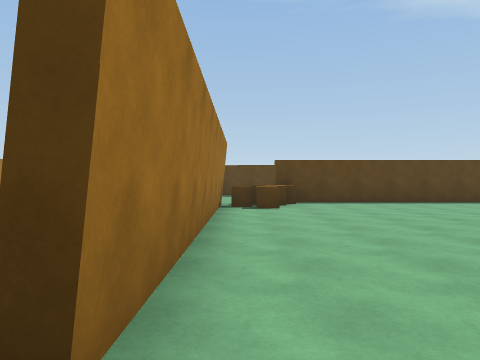
View 1 (above)

16 first-person views from a walk through a 3-D level made in the Unity game engine. The camera is 1.3 m above the floor, looks level and sees 70° across. The floor is counted in squares, 2 m on a side. Each view is taken from the middle of a square. On the plan, view 1 faces up. The plan holds only what a view shows up to about 10 squares ahead; the rest is blank. The place goes on beyond the plan. The player character is not drawn. Some animated figures are not drawn.

View 2
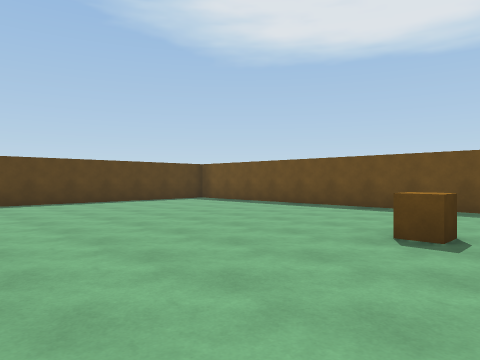

View 3
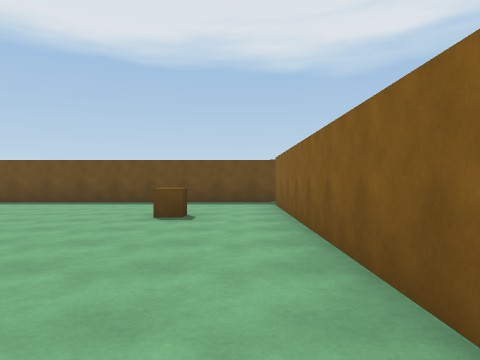

View 4
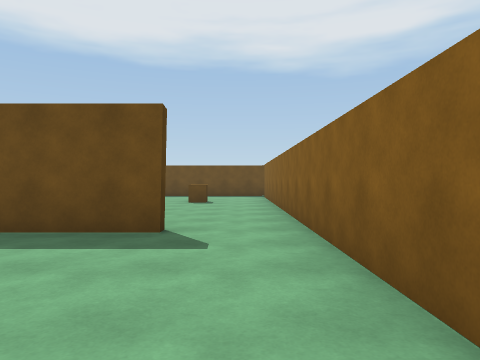

View 5
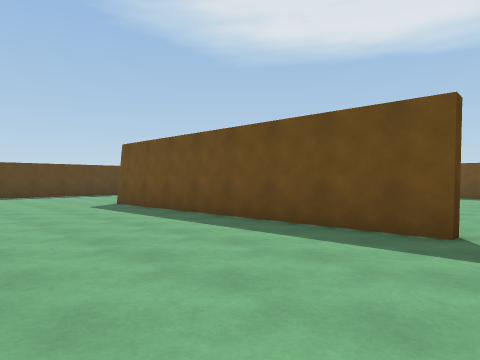

View 6
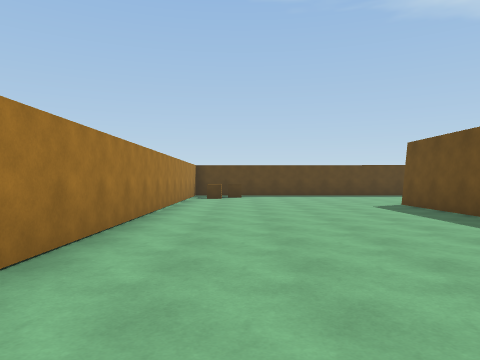

View 7
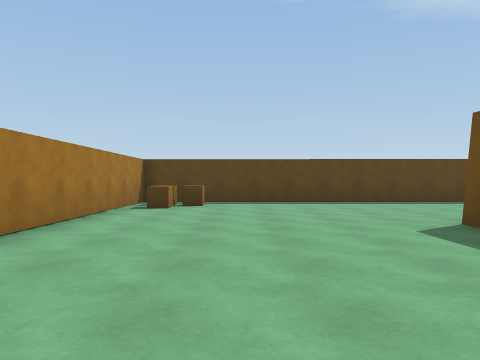

View 8
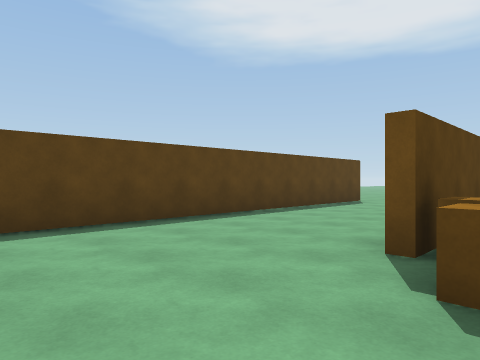

View 9
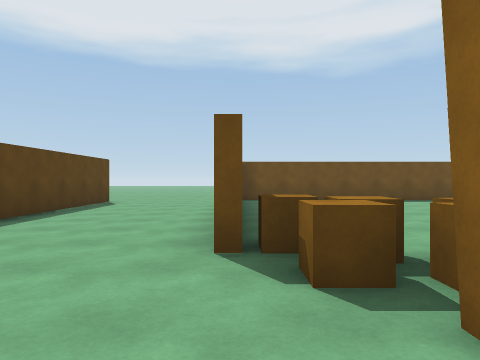

View 10
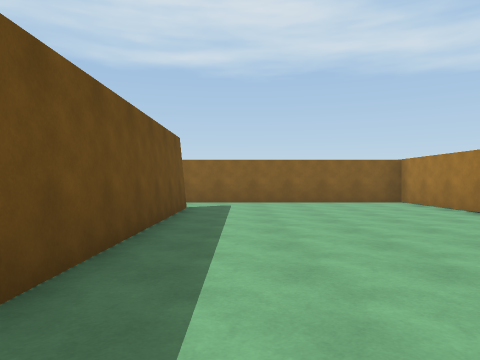

View 11
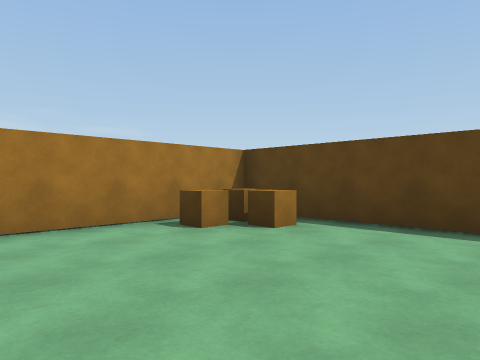

View 12
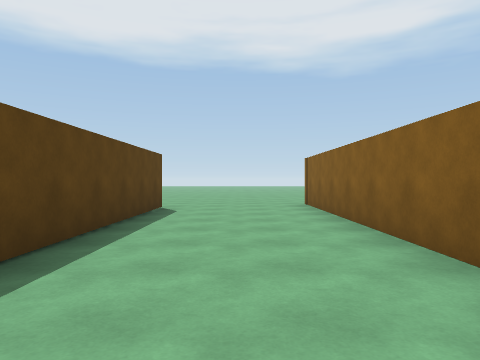

View 13
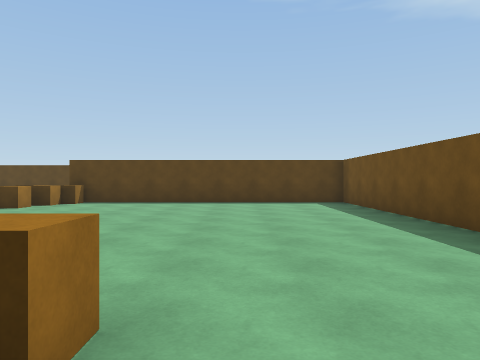

View 14
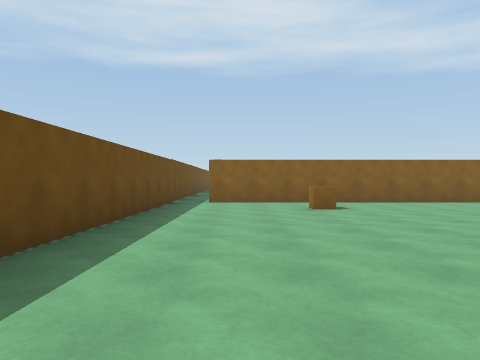

View 15
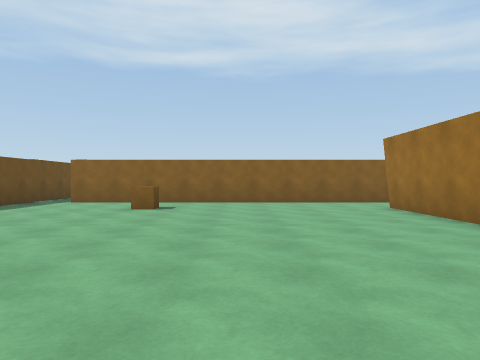

View 16
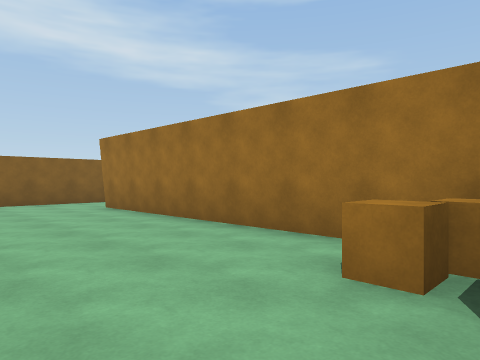

### Floor plan
Points are (right, up) in squares from view 1. A wall is a line through its corners. A room is listed if a view was taken in it or the views show most of it. See-through windows are left out.
Room 1 (views 1, 2, 13, 14, 15, 16)
walls: (-0.5, 8.5) (-0.5, 1); (-0.5, -0.9) (8, -0.9); (9, -1.1) (9, 10) (1.4, 10)
ways out: opening at (-1, 0) to room 2; opening at (0.5, 10) to room 2
objects: brown cube (0, 8); brown cube (0, 9); brown cube (1, 8); brown cube (1, 9); brown cube (5, 1)
Room 2 (views 3, 4, 5, 6, 7, 8, 9, 10, 11, 12)
walls: (2.5, 10.2) (9.2, 10.2); (-0.5, 1) (-0.7, 1) (-0.7, 9.1); (8.1, 13.8) (-6.8, 13.9) (-6.7, -0.9) (-0.5, -0.9)
ways out: opening at (-1, 0) to room 1; opening at (0.5, 10) to room 1; opening at (9, 14)
objects: brown cube (-6, 12); brown cube (-6, 13); brown cube (-5, 13); brown cube (1, 10)

Where each view was taken, in squares from view 1:
view 1: 0 up, 0 right, facing up
view 2: 0 up, 1 right, facing up-right
view 3: 0 up, 1 left, facing right
view 4: 0 up, 5 left, facing right
view 5: 0 up, 5 left, facing up-right
view 6: 0 up, 5 left, facing up
view 7: 4 up, 4 left, facing up
view 8: 9 up, 2 left, facing up-right
view 9: 10 up, 2 left, facing right
view 10: 9 up, 2 left, facing down
view 11: 9 up, 2 left, facing up-left
view 12: 12 up, 0 right, facing right
view 13: 0 up, 6 right, facing up
view 14: 9 up, 7 right, facing down
view 15: 9 up, 3 right, facing down
view 16: 9 up, 3 right, facing down-left
